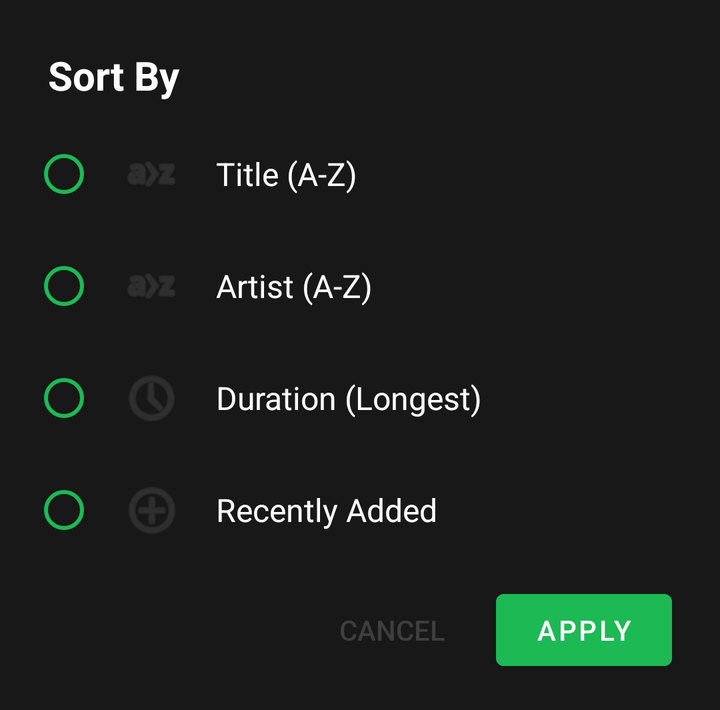
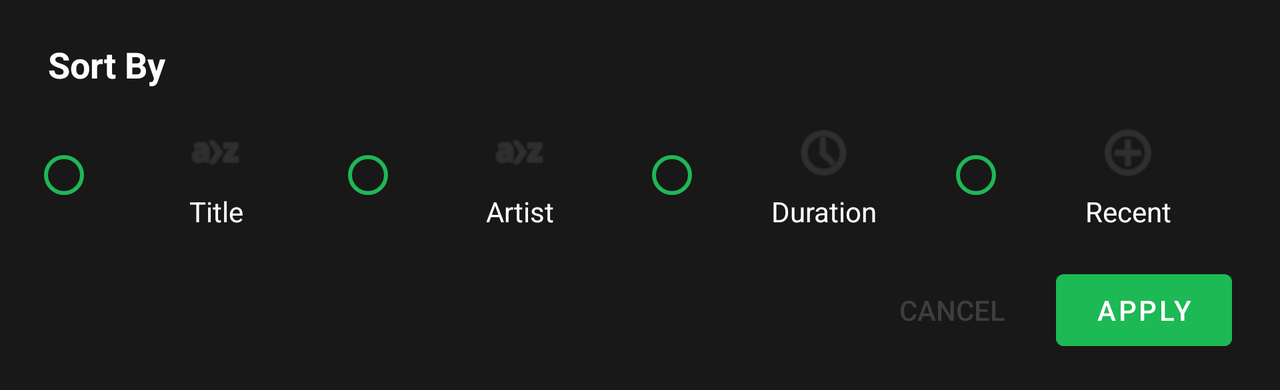

First picture: res/layout/ on a phone held upright. Second picture: the repository's own variant of that layout, on a device whose configuration matches the variant's folder. Source for both follows.
<!-- AndroidManifest.xml: application theme Base.Theme.MuseBox -->
<!-- res/layout/dialog_sort_options.xml -->
<?xml version="1.0" encoding="utf-8"?>
<LinearLayout xmlns:android="http://schemas.android.com/apk/res/android"
    android:layout_width="match_parent"
    android:layout_height="wrap_content"
    android:orientation="vertical"
    android:background="@color/spotify_dark_gray"
    android:padding="8dp">

    
    <TextView
        android:layout_width="match_parent"
        android:layout_height="wrap_content"
        android:text="Sort By"
        android:textColor="@android:color/white"
        android:textSize="20sp"
        android:textStyle="bold"
        android:paddingStart="16dp"
        android:paddingEnd="16dp"
        android:paddingTop="16dp"
        android:paddingBottom="8dp" />

    
    <RadioGroup
        android:id="@+id/radioGroupSort"
        android:layout_width="match_parent"
        android:layout_height="wrap_content"
        android:paddingStart="8dp"
        android:paddingEnd="8dp">

        <RadioButton
            android:id="@+id/radioTitle"
            android:layout_width="match_parent"
            android:layout_height="wrap_content"
            android:text="Title (A-Z)"
            android:textColor="@android:color/white"
            android:textSize="16sp"
            android:padding="12dp"
            android:buttonTint="@color/spotify_green"
            android:drawableStart="@android:drawable/ic_menu_sort_alphabetically"
            android:drawablePadding="16dp"
            android:drawableTint="@color/spotify_light_gray" />

        <RadioButton
            android:id="@+id/radioArtist"
            android:layout_width="match_parent"
            android:layout_height="wrap_content"
            android:text="Artist (A-Z)"
            android:textColor="@android:color/white"
            android:textSize="16sp"
            android:padding="12dp"
            android:buttonTint="@color/spotify_green"
            android:drawableStart="@android:drawable/ic_menu_sort_alphabetically"
            android:drawablePadding="16dp"
            android:drawableTint="@color/spotify_light_gray" />

        <RadioButton
            android:id="@+id/radioDuration"
            android:layout_width="match_parent"
            android:layout_height="wrap_content"
            android:text="Duration (Longest)"
            android:textColor="@android:color/white"
            android:textSize="16sp"
            android:padding="12dp"
            android:buttonTint="@color/spotify_green"
            android:drawableStart="@android:drawable/ic_menu_recent_history"
            android:drawablePadding="16dp"
            android:drawableTint="@color/spotify_light_gray" />

        <RadioButton
            android:id="@+id/radioRecent"
            android:layout_width="match_parent"
            android:layout_height="wrap_content"
            android:text="Recently Added"
            android:textColor="@android:color/white"
            android:textSize="16sp"
            android:padding="12dp"
            android:buttonTint="@color/spotify_green"
            android:drawableStart="@android:drawable/ic_menu_add"
            android:drawablePadding="16dp"
            android:drawableTint="@color/spotify_light_gray" />

    </RadioGroup>

    
    <LinearLayout
        android:layout_width="match_parent"
        android:layout_height="wrap_content"
        android:orientation="horizontal"
        android:gravity="end"
        android:paddingTop="8dp"
        android:paddingBottom="8dp"
        android:paddingStart="16dp"
        android:paddingEnd="16dp">

        <Button
            android:id="@+id/btnCancel"
            android:layout_width="wrap_content"
            android:layout_height="wrap_content"
            android:text="Cancel"
            android:textColor="@color/spotify_light_gray"
            android:backgroundTint="@android:color/transparent"
            style="?android:attr/borderlessButtonStyle" />

        <Button
            android:id="@+id/btnApply"
            android:layout_width="wrap_content"
            android:layout_height="wrap_content"
            android:text="Apply"
            android:textColor="@android:color/white"
            android:backgroundTint="@color/spotify_green"
            android:layout_marginStart="8dp" />

    </LinearLayout>

</LinearLayout>
<!-- resources referenced by this layout -->
<resources>
  <color name="spotify_dark_gray">#181818</color>
  <color name="spotify_green">#1DB954</color>
  <color name="spotify_light_gray">#3E3E3E</color>
  <style name="Base.Theme.MuseBox" parent="Theme.MaterialComponents.DayNight.NoActionBar">
          
          <item name="colorPrimary">@color/spotify_green</item>
          <item name="colorPrimaryVariant">@color/spotify_black</item>
          <item name="colorOnPrimary">@color/white</item>
          <item name="colorSecondary">@color/spotify_green</item>
          <item name="colorSecondaryVariant">@color/spotify_green_dark</item>
          <item name="colorOnSecondary">@color/black</item>
          
          
          <item name="android:colorBackground">@color/spotify_black</item>
          <item name="colorSurface">@color/spotify_dark_gray</item>
          <item name="colorOnSurface">@color/white</item>
          <item name="colorOnBackground">@color/white</item>
  
          
          <item name="windowActionBar">false</item>
          <item name="windowNoTitle">true</item>
  
          
          <item name="android:statusBarColor">@color/spotify_black</item>
          <item name="android:windowLightStatusBar">false</item>
          
          
          <item name="android:navigationBarColor">@color/spotify_black</item>
          
          
          <item name="popupMenuStyle">@style/Widget.MuseBox.PopupMenu</item>
          <item name="android:popupMenuStyle">@style/Widget.MuseBox.PopupMenu</item>
      </style>
  <color name="spotify_black">#121212</color>
  <color name="white">#FFFFFFFF</color>
  <color name="spotify_green_dark">#1AA34A</color>
  <color name="black">#FF000000</color>
  <style name="Widget.MuseBox.PopupMenu" parent="Widget.MaterialComponents.PopupMenu">
          <item name="android:popupBackground">@drawable/popup_menu_background</item>
          <item name="android:popupElevation">8dp</item>
          <item name="android:textColor">@color/white</item>
      </style>
  <!-- drawable popup_menu_background (drawable) -->
  <?xml version="1.0" encoding="utf-8"?>
  <shape xmlns:android="http://schemas.android.com/apk/res/android">
      <solid android:color="@color/spotify_gray" />
      <corners android:radius="8dp" />
      <stroke
          android:width="1dp"
          android:color="@color/spotify_light_gray" />
  </shape>
  <color name="spotify_gray">#282828</color>
</resources>
<!-- res/layout-land/dialog_sort_options.xml (the repository's variant of the layout above) -->
<!-- drawn on the phone turned sideways -->
<?xml version="1.0" encoding="utf-8"?>
<LinearLayout xmlns:android="http://schemas.android.com/apk/res/android"
    android:layout_width="match_parent"
    android:layout_height="wrap_content"
    android:orientation="vertical"
    android:background="@color/spotify_dark_gray"
    android:padding="8dp">

    
    <TextView
        android:layout_width="match_parent"
        android:layout_height="wrap_content"
        android:text="Sort By"
        android:textColor="@android:color/white"
        android:textSize="18sp"
        android:textStyle="bold"
        android:paddingStart="16dp"
        android:paddingEnd="16dp"
        android:paddingTop="12dp"
        android:paddingBottom="8dp" />

    
    <RadioGroup
        android:id="@+id/radioGroupSort"
        android:layout_width="match_parent"
        android:layout_height="wrap_content"
        android:orientation="horizontal"
        android:paddingStart="8dp"
        android:paddingEnd="8dp">

        <RadioButton
            android:id="@+id/radioTitle"
            android:layout_width="0dp"
            android:layout_height="wrap_content"
            android:layout_weight="1"
            android:text="Title"
            android:textColor="@android:color/white"
            android:textSize="14sp"
            android:padding="8dp"
            android:buttonTint="@color/spotify_green"
            android:drawableTop="@android:drawable/ic_menu_sort_alphabetically"
            android:drawablePadding="4dp"
            android:drawableTint="@color/spotify_light_gray"
            android:gravity="center" />

        <RadioButton
            android:id="@+id/radioArtist"
            android:layout_width="0dp"
            android:layout_height="wrap_content"
            android:layout_weight="1"
            android:text="Artist"
            android:textColor="@android:color/white"
            android:textSize="14sp"
            android:padding="8dp"
            android:buttonTint="@color/spotify_green"
            android:drawableTop="@android:drawable/ic_menu_sort_alphabetically"
            android:drawablePadding="4dp"
            android:drawableTint="@color/spotify_light_gray"
            android:gravity="center" />

        <RadioButton
            android:id="@+id/radioDuration"
            android:layout_width="0dp"
            android:layout_height="wrap_content"
            android:layout_weight="1"
            android:text="Duration"
            android:textColor="@android:color/white"
            android:textSize="14sp"
            android:padding="8dp"
            android:buttonTint="@color/spotify_green"
            android:drawableTop="@android:drawable/ic_menu_recent_history"
            android:drawablePadding="4dp"
            android:drawableTint="@color/spotify_light_gray"
            android:gravity="center" />

        <RadioButton
            android:id="@+id/radioRecent"
            android:layout_width="0dp"
            android:layout_height="wrap_content"
            android:layout_weight="1"
            android:text="Recent"
            android:textColor="@android:color/white"
            android:textSize="14sp"
            android:padding="8dp"
            android:buttonTint="@color/spotify_green"
            android:drawableTop="@android:drawable/ic_menu_add"
            android:drawablePadding="4dp"
            android:drawableTint="@color/spotify_light_gray"
            android:gravity="center" />

    </RadioGroup>

    
    <LinearLayout
        android:layout_width="match_parent"
        android:layout_height="wrap_content"
        android:orientation="horizontal"
        android:gravity="end"
        android:paddingTop="8dp"
        android:paddingBottom="8dp"
        android:paddingStart="16dp"
        android:paddingEnd="16dp">

        <Button
            android:id="@+id/btnCancel"
            android:layout_width="wrap_content"
            android:layout_height="wrap_content"
            android:text="Cancel"
            android:textColor="@color/spotify_light_gray"
            android:backgroundTint="@android:color/transparent"
            style="?android:attr/borderlessButtonStyle" />

        <Button
            android:id="@+id/btnApply"
            android:layout_width="wrap_content"
            android:layout_height="wrap_content"
            android:text="Apply"
            android:textColor="@android:color/white"
            android:backgroundTint="@color/spotify_green"
            android:layout_marginStart="8dp" />

    </LinearLayout>

</LinearLayout>
